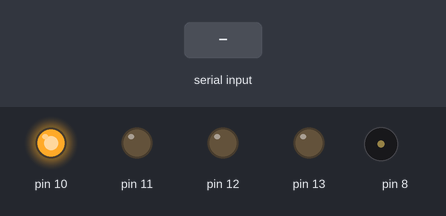
Simulated run of this sketch. Board: Arduino Uno, built with avr-gcc and run on an emulated ATmega328P. Shown: output pins drawn as LEDs (lit = HIGH), buzzer (waves = sounding). The inputs (shaded band) are chosen by the test bench.

Above: at 2.2 s.
2.3 s: "1" received over Serial
At 2.7 s:
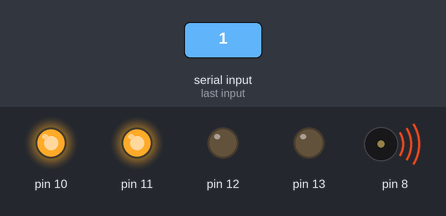
3.8 s: "0" received over Serial
At 5.0 s:
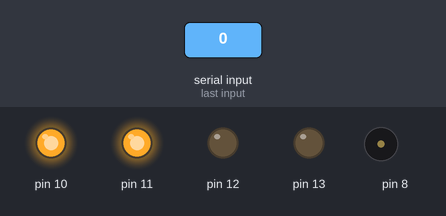
5.3 s: "2" received over Serial
At 6.2 s:
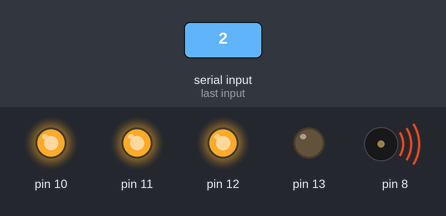
6.8 s: "3" received over Serial
At 7.3 s:
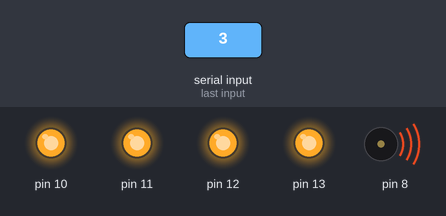
8.3 s: "90,45\n" received over Serial
At 9.7 s:
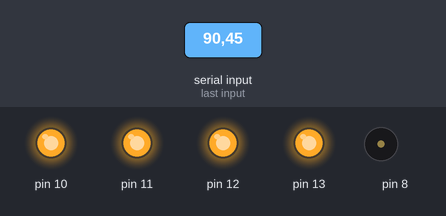
Timing chart, 0 to 10.8 s (numbered marks = the images above; inputs shaded):
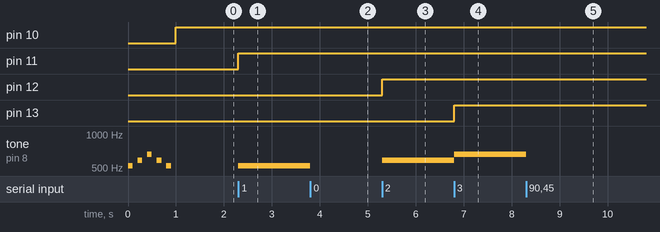

The sketch:

week07_4_arduino_serial_do_re_mi.ino
```cpp
//week07_4_arduino_serial_do_re_mi
//修改自week05_3
void setup(){
   pinMode(8,OUTPUT);
   pinMode(10,OUTPUT);
   pinMode(11,OUTPUT);
   pinMode(12,OUTPUT);
   pinMode(13,OUTPUT);

   Serial.begin(9600);
   tone(8,523,100);delay(200);
   tone(8,587,100);delay(200);
   tone(8,659,100);delay(200);
   tone(8,587,100);delay(200);
   tone(8,523,100);delay(200);
}
char c = '0';
void loop(){
    if(Serial.available()){
    c = Serial.read();
  }
  for(int i=10;i<13;i++){
      if(c>='0' && c<='3')digitalWrite(c-'0'+10,HIGH);
      if(c=='0')noTone(8);
      if(c=='1') tone(8,523);
      if(c=='2') tone(8,587);
      if(c=='3') tone(8,659);
  }
}
```

Measured:
- after the input at 2.3 s, pin 11: LOW → HIGH at once; tone on pin 8: silent → 523 Hz at once
- after the input at 3.8 s, tone on pin 8: 523 Hz → silent at once
- after the input at 5.3 s, pin 12: LOW → HIGH at once; tone on pin 8: silent → 587 Hz at once
- after the input at 6.8 s, pin 13: LOW → HIGH at once; tone on pin 8: 587 Hz → 659 Hz at once
- after the input at 8.3 s, tone on pin 8: 659 Hz → silent at once
